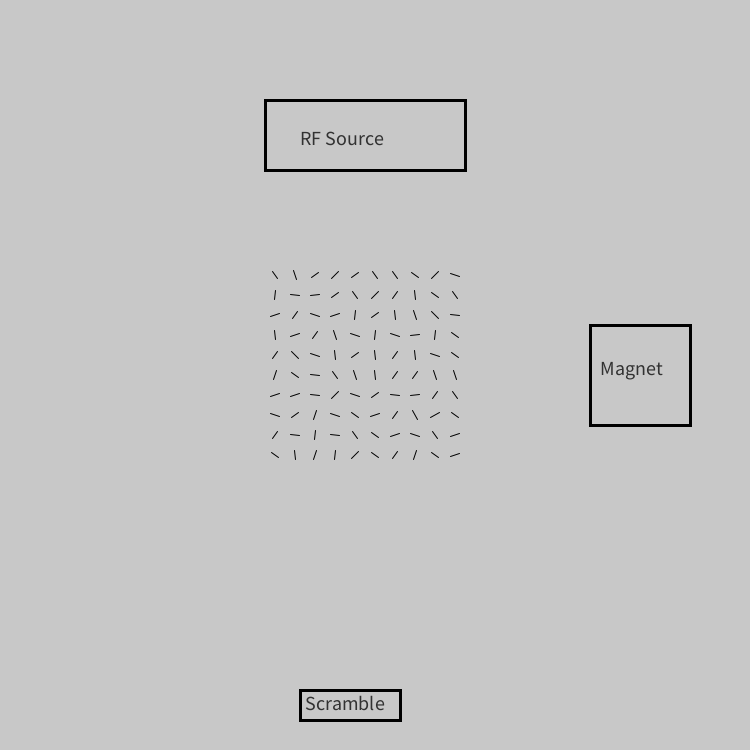
Frame 1 (no input)
Frame 60 (the mouse pressed at the canvas centre just before this capture): identical to frame 1, image omitted
Frame 120 (the mouse held since frame 60 and released just before this capture): identical to frame 1, image omitted

The Processing sketch that drew this single still picture (run headless with seeded random() and noise(); from frame 60 on, the mouse is pressed at the canvas centre):

// Processing sketch: processing_160158
// ── processing_160158.pde

ArrayList<Proton> protons;
int npX = 10;
int npY = 10;
int spacing = 20;
int dx = 275;
int dy = 275;
float pLen = 9;
boolean magnetOn = false;
boolean RFOn = false;
float returnRate = .1;

void setup(){
  size(750,750);
  protons = scramble();
}

ArrayList<Proton> scramble(){
  ArrayList<Proton> newProtons = new ArrayList<Proton>();
  boolean ptbd;
  for(int x=0;x<npX;x++){
    for(int y=0;y<npY;y++){
      if(x>1 && x<5 && y>4 && y<8){
        ptbd = true;
      }else{
        ptbd = false;
      }
      newProtons.add(new Proton(random(2*PI),dx+x*spacing,dy+y*spacing,pLen,ptbd));
    }
  }
  return newProtons;
}

void draw(){
  background(200);
  for(int i=0;i<protons.size();i++){
    protons.get(i).update();
    protons.get(i).drawMe();
  }
  drawMagnet();
  drawRF();
  drawScramble();
}

void drawMagnet(){
  noFill();
  if(magnetOn){
    fill(color(200,100,100));
  }
  stroke(0);
  strokeWeight(3);
  rect(590,325,100,100);
  fill(50);
  textSize(20);
  text("Magnet",600,375);
}

void drawRF(){
  noFill();
  if(RFOn){
    fill(color(200,200,100));
  }
  stroke(0);
  strokeWeight(3);
  rect(265,100,200,70);
  fill(50);
  textSize(20);
  text("RF Source",300,145);
}

void drawScramble(){
  noFill();
  stroke(0);
  strokeWeight(3);
  rect(300,690,100,30);
  fill(50);
  textSize(20);
  text("Scramble",305,710);
}

class Proton{
  float angle;
  float x;
  float y;
  float len;
  float modulator;
  Proton(float angle1,float x1,float y1, float len1, boolean ptbd){
    angle = angle1;
    x = x1;
    y=y1;
    len=len1;
    if(ptbd){
      modulator = .4+(random(1)/4);
    }else{
      modulator = 1.0;
    }
  }
  void drawMe(){
    strokeWeight(1);
    stroke(0);
    float dx = cos(angle)*len;
    float dy = sin(angle)*len;
    line(x-dx/2,y-dy/2,x+dx/2,y+dy/2);
  }
  void update(){
    if(magnetOn){
      if(angle<PI){
        angle = angle-returnRate*angle*modulator;
      }else{
        angle = angle+returnRate*(2*PI-angle)*modulator;
      }
    }
    if(RFOn){
      angle = PI/2;
    }
  }
}

void mousePressed(){
  if(mouseX>590 && mouseX<690 && mouseY>325 && mouseY<425){
   magnetOn = !magnetOn;
  }
  if(mouseX>265 && mouseX<465 && mouseY>100 && mouseY<170){
    RFOn = !RFOn;
  }
  if(mouseX>300 && mouseX<400 && mouseY>690 && mouseY<720){
    protons = scramble();
  }
} 
